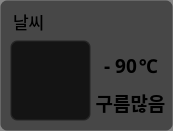
     <widget class="QFrame" name="frame_2">
      <property name="geometry">
       <rect>
        <x>197</x>
        <y>135</y>
        <width>173</width>
        <height>131</height>
       </rect>
      </property>
      <property name="styleSheet">
       <string notr="true">background-color:rgba(0,0,0,120);
border :1px solid transparent;
border-radius : 7px</string>
      </property>
      <property name="frameShape">
       <enum>QFrame::StyledPanel</enum>
      </property>
      <property name="frameShadow">
       <enum>QFrame::Raised</enum>
      </property>
      <widget class="QLabel" name="label_11">
       <property name="geometry">
        <rect>
         <x>8</x>
         <y>11</y>
         <width>71</width>
         <height>21</height>
        </rect>
       </property>
       <property name="font">
        <font>
         <family>나눔스퀘어 Light</family>
         <pointsize>13</pointsize>
         <weight>50</weight>
         <bold>false</bold>
        </font>
       </property>
       <property name="styleSheet">
        <string notr="true">background:transparent</string>
       </property>
       <property name="text">
        <string>날씨</string>
       </property>
      </widget>
      <widget class="QLabel" name="tmp_str">
       <property name="geometry">
        <rect>
         <x>90</x>
         <y>87</y>
         <width>81</width>
         <height>31</height>
        </rect>
       </property>
       <property name="font">
        <font>
         <family>나눔스퀘어 Bold</family>
         <pointsize>14</pointsize>
         <weight>75</weight>
         <bold>true</bold>
        </font>
       </property>
       <property name="styleSheet">
        <string notr="true">background:transparent</string>
       </property>
       <property name="text">
        <string>구름많음</string>
       </property>
       <property name="alignment">
        <set>Qt::AlignCenter</set>
       </property>
      </widget>
      <widget class="QLabel" name="tmp_val">
       <property name="geometry">
        <rect>
         <x>95</x>
         <y>50</y>
         <width>51</width>
         <height>31</height>
        </rect>
       </property>
       <property name="font">
        <font>
         <family>나눔스퀘어 Bold</family>
         <pointsize>14</pointsize>
         <weight>75</weight>
         <bold>true</bold>
        </font>
       </property>
       <property name="styleSheet">
        <string notr="true">background:transparent</string>
       </property>
       <property name="text">
        <string>- 90</string>
       </property>
       <property name="alignment">
        <set>Qt::AlignCenter</set>
       </property>
      </widget>
      <widget class="QLabel" name="label_14">
       <property name="geometry">
        <rect>
         <x>133</x>
         <y>50</y>
         <width>31</width>
         <height>31</height>
        </rect>
       </property>
       <property name="font">
        <font>
         <family>나눔스퀘어 Bold</family>
         <pointsize>14</pointsize>
         <weight>75</weight>
         <bold>true</bold>
        </font>
       </property>
       <property name="styleSheet">
        <string notr="true">background:transparent</string>
       </property>
       <property name="text">
        <string>℃</string>
       </property>
       <property name="alignment">
        <set>Qt::AlignCenter</set>
       </property>
      </widget>
      <widget class="QStackedWidget" name="stackedWidget_4">
       <property name="geometry">
        <rect>
         <x>10</x>
         <y>40</y>
         <width>81</width>
         <height>81</height>
        </rect>
       </property>
       <property name="styleSheet">
        <string notr="true"/>
       </property>
       <property name="currentIndex">
        <number>0</number>
       </property>
       <widget class="QWidget" name="page_7"/>
       <widget class="QWidget" name="page_8"/>
      </widget>
     </widget>
